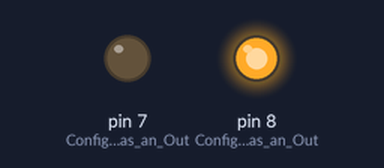
Bench run of a sketch on a simulated Arduino Uno, built with avr-gcc and run on an emulated ATmega328P. On the bench: output pins drawn as LEDs (lit = HIGH).

Above: at 1.0 s.
At 5.0 s:
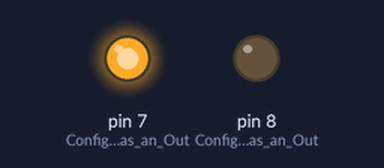
At 7.0 s:
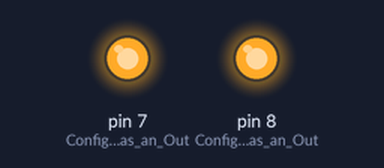
Timing chart, 0 to 10.4 s (numbered marks = the images above):
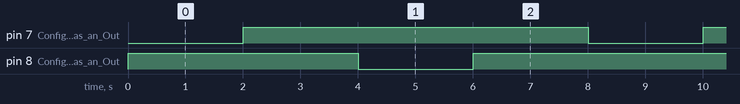

Measured:
- by itself, pin 7 (Configure_pin_7_as_an_Out), pin 8 (Configure_pin_8_as_an_Out): alternates HIGH for 6.0 s and LOW for 2.0 s
- by itself, everything shown: repeats every 8.0 s, in 4 steps

The sketch:

Arduino_UNO.ino
```cpp
// Code by SUHANA ARSH, SADIQ ALI, VEERABHADRAYYA C ROOGI.
void setup() {
pinMode(7, OUTPUT); // Configure pin 7 as an Output
pinMode(8, OUTPUT); // Configure pin 8 as an Output

digitalWrite(7, HIGH); // Initialize pin 7 as Low
digitalWrite(8, HIGH); // Initialize pin 7 as Low

}

void loop() {
  // Extend Linear Actuator
  digitalWrite(7, LOW);
  digitalWrite(8, HIGH);

  delay(2000); // 2 seconds

  // Stops Actuator
  digitalWrite(7, HIGH);
  digitalWrite(8, HIGH);

  delay(2000); // 2 seconds

  // Retracts Linear Actuator
  digitalWrite(7, HIGH);
  digitalWrite(8, LOW);

  delay(2000); // 2 seconds

  // Stop Actuator
  digitalWrite(7, HIGH);
  digitalWrite(8, HIGH);

  delay(2000); // 2 seconds
}
```
